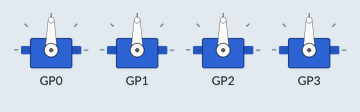
Recording of a program running on a simulated Raspberry Pi Pico running MicroPython. On the bench: 4 × servo.

Above: at 0.1 s.
At 4.1 s:
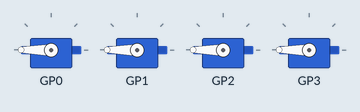
At 10.64 s:
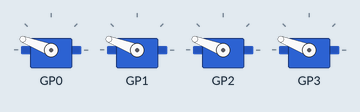
At 19.42 s:
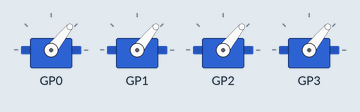
At 30.8 s:
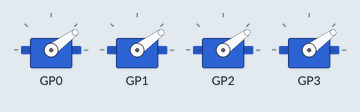
At 34.8 s:
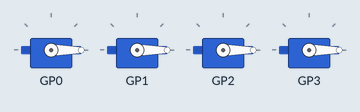
Timing chart, 0 to 36.3 s (numbered marks = the images above):
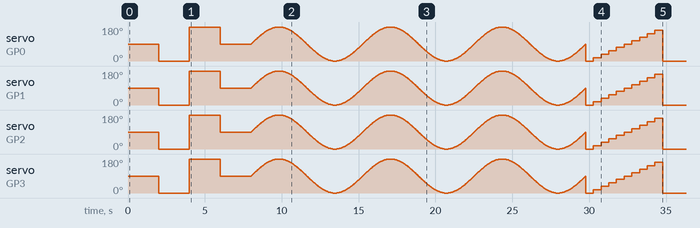

The program:

servo_cluster.py
```python
import gc
import time
import math
from servo import ServoCluster, servo2040

"""
Demonstrates how to create a ServoCluster object to control multiple servos at once.

NOTE: ServoCluster uses the RP2040's PIO system, and as
such may have problems when running code multiple times.
If you encounter issues, try resetting your board.
"""

# Free up hardware resources ahead of creating a new ServoCluster
gc.collect()

# Create a servo cluster for pins 0 to 3, using PIO 0 and State Machine 0
START_PIN = servo2040.SERVO_1
END_PIN = servo2040.SERVO_4
servos = ServoCluster(pio=0, sm=0, pins=list(range(START_PIN, END_PIN + 1)))

# Enable all servos (this puts them at the middle)
servos.enable_all()
time.sleep(2)

# Go to min
servos.all_to_min()
time.sleep(2)

# Go to max
servos.all_to_max()
time.sleep(2)

# Go back to mid
servos.all_to_mid()
time.sleep(2)

SWEEPS = 3              # How many sweeps of the servo to perform
STEPS = 10              # The number of discrete sweep steps
STEPS_INTERVAL = 0.5    # The time in seconds between each step of the sequence
SWEEP_EXTENT = 90.0     # How far from zero to move the servos when sweeping

# Do a sine sweep
for j in range(SWEEPS):
    for i in range(360):
        value = math.sin(math.radians(i)) * SWEEP_EXTENT
        servos.all_to_value(value)
        time.sleep(0.02)

# Do a stepped sweep
for j in range(SWEEPS):
    for i in range(0, STEPS):
        servos.all_to_percent(i, 0, STEPS, 0.0 - SWEEP_EXTENT, SWEEP_EXTENT)
        time.sleep(STEPS_INTERVAL)
    for i in range(0, STEPS):
        servos.all_to_percent(i, STEPS, 0, 0.0 - SWEEP_EXTENT, SWEEP_EXTENT)
        time.sleep(STEPS_INTERVAL)

# Disable the servos
servos.disable_all()
```
